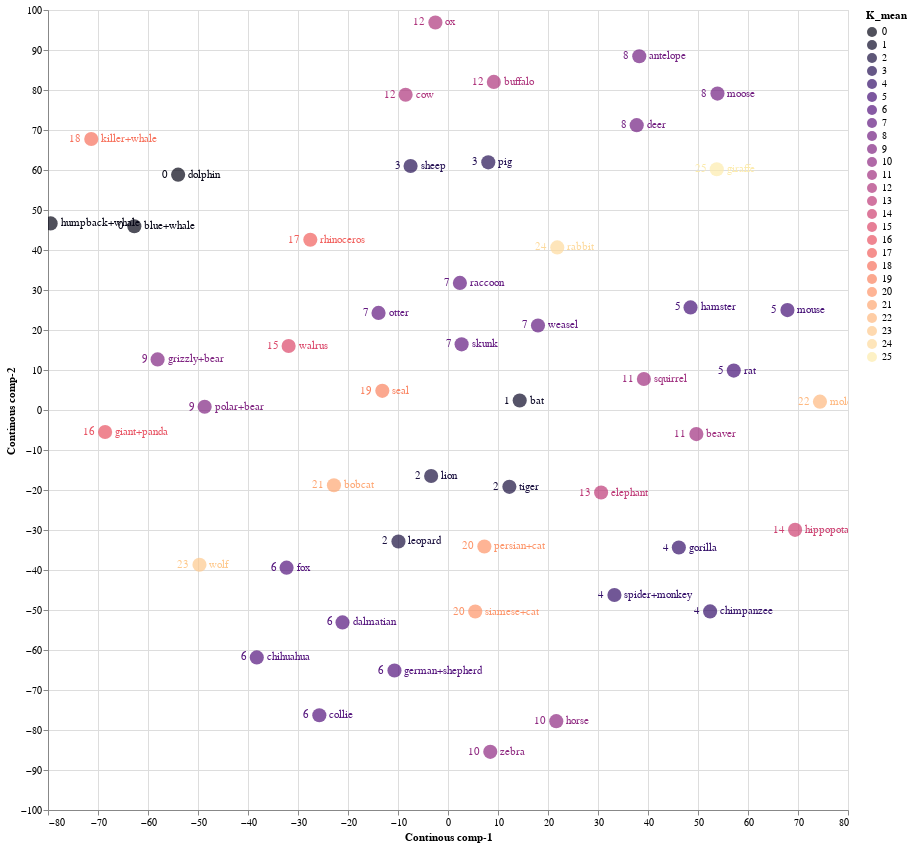

Notebook cell for this chart:
### Code cell
source = tsne_continous_df1

points = alt.Chart(source).mark_circle(size=200).encode(
    x='Continous comp-1:Q',
    y='Continous comp-2:Q',
    color=alt.Color('K_mean:N', scale=alt.Scale(scheme='Magma'))
    ).properties(
    width=800,
    height=800
)

text1 = points.mark_text(
    align='left',
    baseline='middle',
    dx=10
).encode(
    text='classes:N'
)

text2 = points.mark_text(
    align='right',
    baseline='middle',
    dx=-10
).encode(
    text='K_mean:N'
)

points.interactive() + text1 + text2

### Figure 1 — Vega-Lite specification as saved in the notebook (floating-point values rounded to 4 significant figures)
{"config": {"view": {"continuousWidth": 400, "continuousHeight": 300}}, "layer": [{"mark": {"type": "circle", "size": 200}, "encoding": {"color": {"field": "K_mean", "scale": {"scheme": "Magma"}, "type": "nominal"}, "x": {"field": "Continous comp-1", "type": "quantitative"}, "y": {"field": "Continous comp-2", "type": "quantitative"}}, "height": 800, "selection": {"selector007": {"type": "interval", "bind": "scales", "encodings": ["x", "y"]}}, "width": 800}, {"mark": {"type": "text", "align": "left", "baseline": "middle", "dx": 10}, "encoding": {"color": {"field": "K_mean", "scale": {"scheme": "Magma"}, "type": "nominal"}, "text": {"field": "classes", "type": "nominal"}, "x": {"field": "Continous comp-1", "type": "quantitative"}, "y": {"field": "Continous comp-2", "type": "quantitative"}}, "height": 800, "width": 800}, {"mark": {"type": "text", "align": "right", "baseline": "middle", "dx": -10}, "encoding": {"color": {"field": "K_mean", "scale": {"scheme": "Magma"}, "type": "nominal"}, "text": {"field": "K_mean", "type": "nominal"}, "x": {"field": "Continous comp-1", "type": "quantitative"}, "y": {"field": "Continous comp-2", "type": "quantitative"}}, "height": 800, "width": 800}], "data": {"name": "data-cc50eaa39cde2111200b04273549dc32"}, "$schema": "https://vega.github.io/schema/vega-lite/v4.17.0.json", "datasets": {"data-cc50eaa39cde2111200b04273549dc32": [{"Continous comp-1": 38.25, "Continous comp-2": 88.43, "classes": "antelope", "order": "ARTIODACTYLA", "family": "BOVIDAE", "K_mean": 8}, {"Continous comp-1": -58.08, "Continous comp-2": 12.65, "classes": "grizzly+bear", "order": "CARNIVORA", "family": "URSIDAE", "K_mean": 9}, {"Continous comp-1": -71.34, "Continous comp-2": 67.74, "classes": "killer+whale", "order": "ARTIODACTYLA", "family": "DELPHINIDAE", "K_mean": 18}, {"Continous comp-1": 49.67, "Continous comp-2": -6.03, "classes": "beaver", "order": "RODENTIA", "family": "APLODONTIIDAE", "K_mean": 11}, {"Continous comp-1": -21.1, "Continous comp-2": -53.1, "classes": "dalmatian", "order": "CARNIVORA", "family": "CANIDAE", "K_mean": 6}, {"Continous comp-1": 7.273, "Continous comp-2": -34.11, "classes": "persian+cat", "order": "CARNIVORA", "family": "FELIDAE", "K_mean": 20}, {"Continous comp-1": 21.65, "Continous comp-2": -77.8, "classes": "horse", "order": "PERISSODACTYLA", "family": "EQUIDAE", "K_mean": 10}, {"Continous comp-1": -10.71, "Continous comp-2": -65.13, "classes": "german+shepherd", "order": "CARNIVORA", "family": "CANIDAE", "K_mean": 6}, {"Continous comp-1": -62.74, "Continous comp-2": 45.95, "classes": "blue+whale", "order": "ARTIODACTYLA", "family": "BALAENOPTERIDAE", "K_mean": 0}, {"Continous comp-1": 5.449, "Continous comp-2": -50.39, "classes": "siamese+cat", "order": "CARNIVORA", "family": "FELIDAE", "K_mean": 20}, {"Continous comp-1": 2.722, "Continous comp-2": 16.42, "classes": "skunk", "order": "CARNIVORA", "family": "MEPHITIDAE", "K_mean": 7}, {"Continous comp-1": 74.39, "Continous comp-2": 2.081, "classes": "mole", "order": "EULIPOTYPHLA", "family": "TALPIDAE", "K_mean": 22}, {"Continous comp-1": 12.27, "Continous comp-2": -19.22, "classes": "tiger", "order": "CARNIVORA", "family": "FELIDAE", "K_mean": 2}, {"Continous comp-1": 69.42, "Continous comp-2": -29.96, "classes": "hippopotamus", "order": "ARTIODACTYLA", "family": "HIPPOPOTAMIDAE", "K_mean": 14}, {"Continous comp-1": -9.909, "Continous comp-2": -32.86, "classes": "leopard", "order": "CARNIVORA", "family": "FELIDAE", "K_mean": 2}, {"Continous comp-1": 53.89, "Continous comp-2": 79.1, "classes": "moose", "order": "ARTIODACTYLA", "family": "CERVIDAE", "K_mean": 8}, {"Continous comp-1": 33.29, "Continous comp-2": -46.25, "classes": "spider+monkey", "order": "PRIMATES", "family": "ATELIDAE", "K_mean": 4}, {"Continous comp-1": -79.47, "Continous comp-2": 46.65, "classes": "humpback+whale", "order": "ARTIODACTYLA", "family": "BALAENOPTERIDAE", "K_mean": 0}, {"Continous comp-1": 30.62, "Continous comp-2": -20.63, "classes": "elephant", "order": "PROBOSCIDEA", "family": "ELEPHANTIDAE", "K_mean": 13}, {"Continous comp-1": 46.17, "Continous comp-2": -34.38, "classes": "gorilla", "order": "PRIMATES", "family": "HOMINIDAE", "K_mean": 4}, {"Continous comp-1": -2.522, "Continous comp-2": 96.88, "classes": "ox", "order": "ARTIODACTYLA", "family": "BOVIDAE", "K_mean": 12}, {"Continous comp-1": -32.28, "Continous comp-2": -39.42, "classes": "fox", "order": "CARNIVORA", "family": "CANIDAE", "K_mean": 6}, {"Continous comp-1": -7.482, "Continous comp-2": 61.0, "classes": "sheep", "order": "ARTIODACTYLA", "family": "BOVIDAE", "K_mean": 3}, {"Continous comp-1": -13.13, "Continous comp-2": 4.791, "classes": "seal", "order": "CARNIVORA", "family": "PHOCIDAE", "K_mean": 19}, {"Continous comp-1": 52.42, "Continous comp-2": -50.36, "classes": "chimpanzee", "order": "PRIMATES", "family": "HOMINIDAE", "K_mean": 4}, {"Continous comp-1": 48.51, "Continous comp-2": 25.65, "classes": "hamster", "order": "RODENTIA", "family": "CRICETIDAE", "K_mean": 5}, {"Continous comp-1": 39.18, "Continous comp-2": 7.752, "classes": "squirrel", "order": "RODENTIA", "family": "SCIURIDAE", "K_mean": 11}, {"Continous comp-1": -27.54, "Continous comp-2": 42.55, "classes": "rhinoceros", "order": "PERISSODACTYLA", "family": "RHINOCEROTIDAE", "K_mean": 17}, {"Continous comp-1": 21.85, "Continous comp-2": 40.64, "classes": "rabbit", "order": "LAGOMORPHA", "family": "LEPORIDAE", "K_mean": 24}, {"Continous comp-1": 14.34, "Continous comp-2": 2.366, "classes": "bat", "order": "CHIROPTERA", "family": "PHYLLOSTOMIDAE", "K_mean": 1}, {"Continous comp-1": 53.75, "Continous comp-2": 60.19, "classes": "giraffe", "order": "ARTIODACTYLA", "family": "GIRAFFIDAE", "K_mean": 25}, {"Continous comp-1": -49.7, "Continous comp-2": -38.69, "classes": "wolf", "order": "CARNIVORA", "family": "CANIDAE", "K_mean": 23}, {"Continous comp-1": -38.24, "Continous comp-2": -61.85, "classes": "chihuahua", "order": "CARNIVORA", "family": "CANIDAE", "K_mean": 6}, {"Continous comp-1": 57.15, "Continous comp-2": 9.85, "classes": "rat", "order": "RODENTIA", "family": "CRICETIDAE", "K_mean": 5}, {"Continous comp-1": 18.0, "Continous comp-2": 21.13, "classes": "weasel", "order": "CARNIVORA", "family": "MUSTELIDAE", "K_mean": 7}, {"Continous comp-1": -13.89, "Continous comp-2": 24.27, "classes": "otter", "order": "CARNIVORA", "family": "MUSTELIDAE", "K_mean": 7}, {"Continous comp-1": 9.166, "Continous comp-2": 82.03, "classes": "buffalo", "order": "ARTIODACTYLA", "family": "BOVIDAE", "K_mean": 12}, {"Continous comp-1": 8.458, "Continous comp-2": -85.46, "classes": "zebra", "order": "PERISSODACTYLA", "family": "EQUIDAE", "K_mean": 10}, {"Continous comp-1": -68.58, "Continous comp-2": -5.491, "classes": "giant+panda", "order": "CARNIVORA", "family": "URSIDAE", "K_mean": 16}, {"Continous comp-1": 37.74, "Continous comp-2": 71.21, "classes": "deer", "order": "ARTIODACTYLA", "family": "CERVIDAE", "K_mean": 8}, {"Continous comp-1": -22.81, "Continous comp-2": -18.83, "classes": "bobcat", "order": "CARNIVORA", "family": "FELIDAE", "K_mean": 21}, {"Continous comp-1": 8.055, "Continous comp-2": 61.91, "classes": "pig", "order": "ARTIODACTYLA", "family": "SUIDAE", "K_mean": 3}, {"Continous comp-1": -3.371, "Continous comp-2": -16.51, "classes": "lion", "order": "CARNIVORA", "family": "FELIDAE", "K_mean": 2}, {"Continous comp-1": 67.89, "Continous comp-2": 24.97, "classes": "mouse", "order": "RODENTIA", "family": "CRICETIDAE", "K_mean": 5}, {"Continous comp-1": -48.67, "Continous comp-2": 0.8178, "classes": "polar+bear", "order": "CARNIVORA", "family": "URSIDAE", "K_mean": 9}, {"Continous comp-1": -25.73, "Continous comp-2": -76.3, "classes": "collie", "order": "CARNIVORA", "family": "CANIDAE", "K_mean": 6}, {"Continous comp-1": -31.88, "Continous comp-2": 15.99, "classes": "walrus", "order": "CARNIVORA", "family": "ODOBENIDAE", "K_mean": 15}, {"Continous comp-1": 2.382, "Continous comp-2": 31.78, "classes": "raccoon", "order": "CARNIVORA", "family": "PROCYONIDAE", "K_mean": 7}, {"Continous comp-1": -8.477, "Continous comp-2": 78.81, "classes": "cow", "order": "ARTIODACTYLA", "family": "BOVIDAE", "K_mean": 12}, {"Continous comp-1": -53.97, "Continous comp-2": 58.83, "classes": "dolphin", "order": "ARTIODACTYLA", "family": "DELPHINIDAE", "K_mean": 0}]}}
